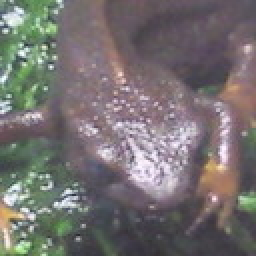
#> input picture input_image/dataset/train_akahara_1.jpg, 128 x 128 px (shown 2 times larger); its folder holds only this picture in this run
$ python 84.py
#> lines starting #> are read from the running program, lines starting #| are printed output that depends on the picture; after the words box and inside, x2 and y2 are one past the last pixel; in counts of white or black regions, pixels touching at a corner belong together
#> in MakeHist, read_img is the input picture: shape (128, 128, 3); mean B, G, R 112.4, 112.4, 117.3
import cv2
import numpy as np
from glob import glob
import matplotlib.pyplot as plt

def ReduceColor(img):
    img[np.where((0<=img) & (img<64))]=32
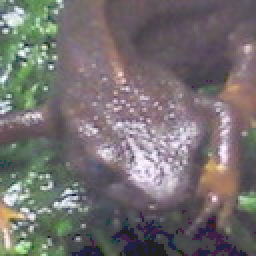
#> img: shape (128, 128, 3) (shown 2 times larger); mean B, G, R 112.1, 111.4, 116.5
    img[np.where((64<=img) & (img<128))]=96
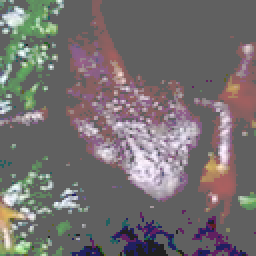
#> img: shape (128, 128, 3) (shown 2 times larger); mean B, G, R 111.8, 111.1, 116.7
    img[np.where((128<=img) & (img<192))]=160
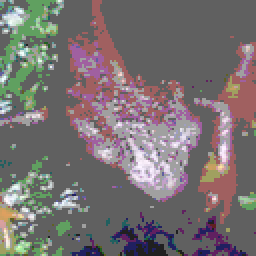
#> img: shape (128, 128, 3) (shown 2 times larger); mean B, G, R 113.4, 112.6, 119.6
    img[np.where((192<=img) & (img<256))]=224
#> img: shape (128, 128, 3); 7.42% of pixels changed, all inside (x1, y1, x2, y2) = (0, 0, 127, 128)
    return img

#ヒストグラム作成
def MakeHist():
    #条件を満たすファイル名・ディレクトリ（フォルダ）名などのパスの一覧をリストやイテレータで取得できる。
    image_data=glob("./input_image/dataset/train_*")
    #名前順にソート
    image_data.sort()
    #print(image_data)

    database=np.zeros((10,13),dtype=np.int32)
    num=0
    four_num=[32,96,160,224]
    for img in image_data:
        read_img=cv2.imread(img)
        data=ReduceColor(read_img)
        #4値分類。B=[1,4],G=[5,8],R=[9,12]
        for j in range(4):
            #print(num,four_num[j],j)
            #print(database[num,j])
            database[num,j]=len(np.where(data[:,:,0]==four_num[j])[0]) #B
            database[num,j+4]=len(np.where(data[:,:,1]==four_num[j])[0]) #G
            database[num,j+8]=len(np.where(data[:,:,2]==four_num[j])[0]) #R
        #class格納
        if "akahara" in img:
            database[num,-1]=0
        else:
            database[num,-1]=1
        num+=1
        #print(database)
    #ヒストグラムを描く
    num=0
    # 余白を設定
    plt.subplots_adjust(wspace=0.4, hspace=0.6)
    x=[0,1,2,3,4,5,6,7,8,9,10,11]
    for data in database:
        plt.subplot(2,5,num+1)
        #dataは1次元配列
        #plt.hist(data[:-1],bins=12,rwidth=0.8)
        plt.bar(x,data[:-1])
        if num<5:
            plt.title("akahara_{}".format(num))
        else:
            plt.title("madara_{}".format(num-4))
        num+=1
#> this loop made 10 passes
#> after the loop, num = 10

    #plt.tight_layout()
    plt.savefig("./output_image/output84.png")
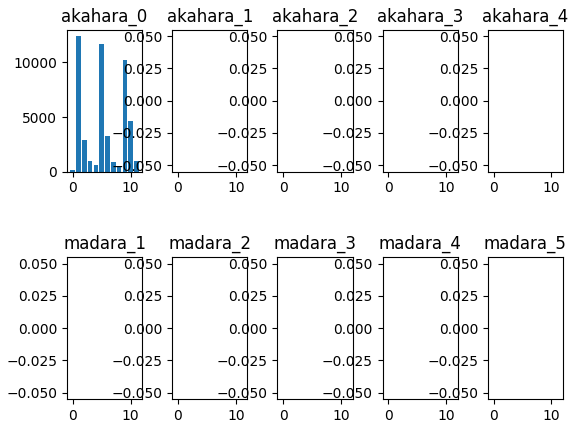
#> figure drawn by matplotlib, 10 panels; panel 1: tallest bar 12390 high, from x = 0.6 to 1.4
    #plt.show()
    print(database)
#| [[  187 12390  2867   940   583 11705  3231   865   477 10249  4667   991
#|       0]
#|  [    0     0     0     0     0     0     0     0     0     0     0     0
#|       0]
#|  [    0     0     0     0     0     0     0     0     0     0     0     0
#|       0]
#|  [    0     0     0     0     0     0     0     0     0     0     0     0
#|       0]
#|  [    0     0     0     0     0     0     0     0     0     0     0     0
#|       0]
#|  [    0     0     0     0     0     0     0     0     0     0     0     0
#|       0]
#> (further printed lines are left out)

MakeHist()

$ run again, on input_image/dataset/train_akahara_5.jpg
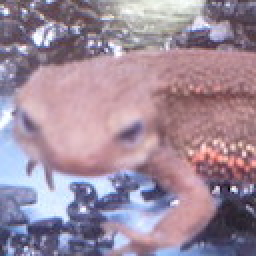
#> input picture input_image/dataset/train_akahara_5.jpg, 128 x 128 px (shown 2 times larger)
#> in MakeHist, read_img is the input picture: shape (128, 128, 3); mean B, G, R 156, 139.1, 159
#> in ReduceColor, `img[np.where((128<=img) & (img<192))]=160`:
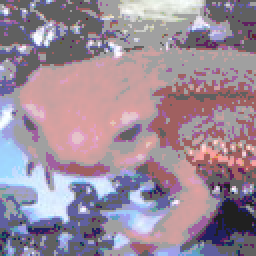
#> img: shape (128, 128, 3) (shown 2 times larger); mean B, G, R 153.2, 138.6, 156
#> in ReduceColor, `img[np.where((192<=img) & (img<256))]=224`:
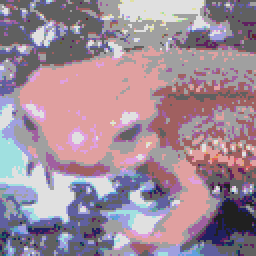
#> img: shape (128, 128, 3) (shown 2 times larger); mean B, G, R 152.8, 139.3, 160.4
#> the loop in MakeHist, `for data in database:` made 10 passes
#> after the loop in MakeHist, `for data in database:`: num = 10
#| [[ 220 4448 8672 3044  686 5878 7878 1942  493 4065 6682 5144    0]
#|  [   0    0    0    0    0    0    0    0    0    0    0    0    0]
#|  [   0    0    0    0    0    0    0    0    0    0    0    0    0]
#|  [   0    0    0    0    0    0    0    0    0    0    0    0    0]
#|  [   0    0    0    0    0    0    0    0    0    0    0    0    0]
#|  [   0    0    0    0    0    0    0    0    0    0    0    0    0]
#> (further printed lines are left out)

$ run again, on input_image/dataset/train_madara_1.jpg
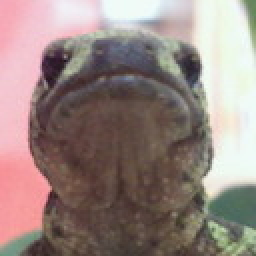
#> input picture input_image/dataset/train_madara_1.jpg, 128 x 128 px (shown 2 times larger)
#> in MakeHist, read_img is the input picture: shape (128, 128, 3); mean B, G, R 129.4, 133.9, 151.2
#> in ReduceColor, `img[np.where((128<=img) & (img<192))]=160`:
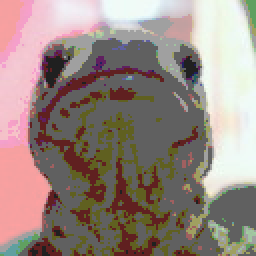
#> img: shape (128, 128, 3) (shown 2 times larger); mean B, G, R 129.5, 136.2, 152.5
#> in ReduceColor, `img[np.where((192<=img) & (img<256))]=224`:
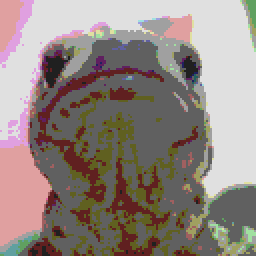
#> img: shape (128, 128, 3) (shown 2 times larger); mean B, G, R 129.3, 135, 147.4
#> the loop in MakeHist, `for data in database:` made 10 passes
#> after the loop in MakeHist, `for data in database:`: num = 10
#| [[3092 6200 2568 4524 1746 7194 3153 4291  215 8709 1538 5922    1]
#|  [   0    0    0    0    0    0    0    0    0    0    0    0    0]
#|  [   0    0    0    0    0    0    0    0    0    0    0    0    0]
#|  [   0    0    0    0    0    0    0    0    0    0    0    0    0]
#|  [   0    0    0    0    0    0    0    0    0    0    0    0    0]
#|  [   0    0    0    0    0    0    0    0    0    0    0    0    0]
#> (further printed lines are left out)

$ run again, on input_image/dataset/train_madara_2.jpg
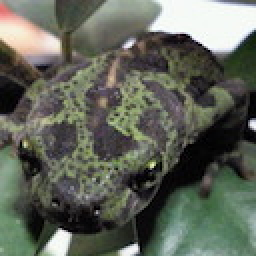
#> input picture input_image/dataset/train_madara_2.jpg, 128 x 128 px (shown 2 times larger)
#> in MakeHist, read_img is the input picture: shape (128, 128, 3); mean B, G, R 89.9, 100.8, 96.4
#> in ReduceColor, `img[np.where((64<=img) & (img<128))]=96`:
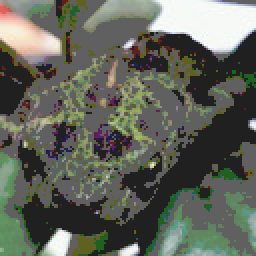
#> img: shape (128, 128, 3) (shown 2 times larger); mean B, G, R 90.6, 100.9, 97.1
#> in ReduceColor, `img[np.where((128<=img) & (img<192))]=160`:
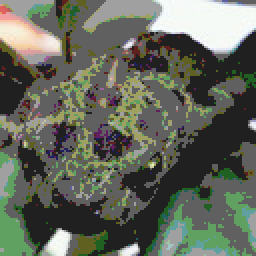
#> img: shape (128, 128, 3) (shown 2 times larger); mean B, G, R 91.7, 103.5, 98.8
#> the loop in MakeHist, `for data in database:` made 10 passes
#> after the loop in MakeHist, `for data in database:`: num = 10
#| [[5661 7818 1521 1384 4702 6868 3347 1467 4793 8001 2029 1561    1]
#|  [   0    0    0    0    0    0    0    0    0    0    0    0    0]
#|  [   0    0    0    0    0    0    0    0    0    0    0    0    0]
#|  [   0    0    0    0    0    0    0    0    0    0    0    0    0]
#|  [   0    0    0    0    0    0    0    0    0    0    0    0    0]
#|  [   0    0    0    0    0    0    0    0    0    0    0    0    0]
#> (further printed lines are left out)

$ run again, on input_image/dataset/train_akahara_2.jpg
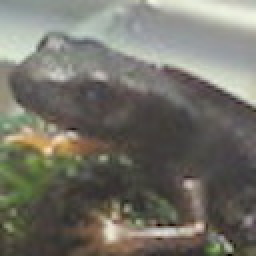
#> input picture input_image/dataset/train_akahara_2.jpg, 128 x 128 px (shown 2 times larger)
#> in MakeHist, read_img is the input picture: shape (128, 128, 3); mean B, G, R 104.4, 113.6, 115.5
#> in ReduceColor, `img[np.where((128<=img) & (img<192))]=160`:
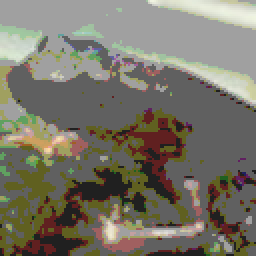
#> img: shape (128, 128, 3) (shown 2 times larger); mean B, G, R 103.7, 116.3, 120.3
#> the loop in MakeHist, `for data in database:` made 10 passes
#> after the loop in MakeHist, `for data in database:`: num = 10
#| [[3901 7207 4435  841 2008 8299 4665 1412 1085 9010 4977 1312    0]
#|  [   0    0    0    0    0    0    0    0    0    0    0    0    0]
#|  [   0    0    0    0    0    0    0    0    0    0    0    0    0]
#|  [   0    0    0    0    0    0    0    0    0    0    0    0    0]
#|  [   0    0    0    0    0    0    0    0    0    0    0    0    0]
#|  [   0    0    0    0    0    0    0    0    0    0    0    0    0]
#> (further printed lines are left out)
